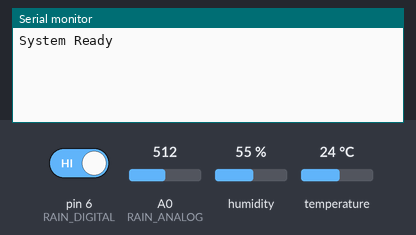
Bench run of a sketch on a simulated Arduino Uno, built with avr-gcc and run on an emulated ATmega328P. On the bench: the last lines printed to the serial monitor. The inputs (shaded band) are chosen by the test bench; at power-on: humidity 55 %, A0 (RAIN_ANALOG) = 512, pin 6 (RAIN_DIGITAL) HIGH, temperature 24 °C. Storage starts empty.

Above: at 1.2 s.
1.3 s: humidity set to 22 %
At 2.4 s:
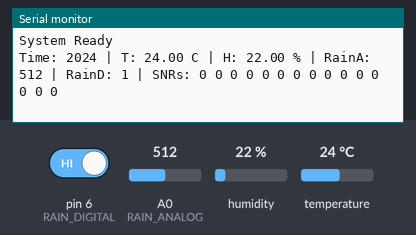
5.5 s: A0 (RAIN_ANALOG) set to 716
At 6.7 s:
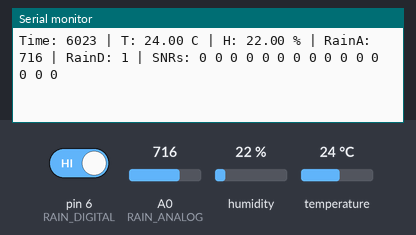
7.0 s: pin 6 (RAIN_DIGITAL) driven LOW
At 8.4 s:
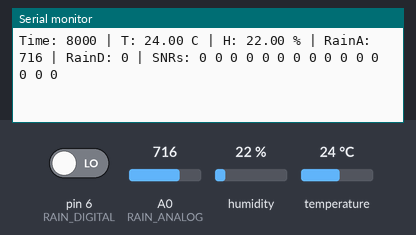
8.5 s: temperature set to 12 °C
10.0 s: A0 (RAIN_ANALOG) set to 900
At 10.9 s:
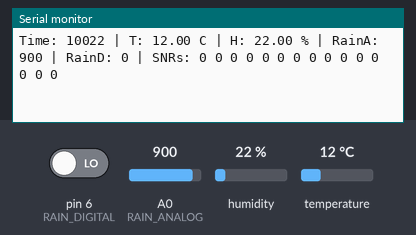
11.5 s: pin 6 (RAIN_DIGITAL) driven HIGH
At 12.8 s:
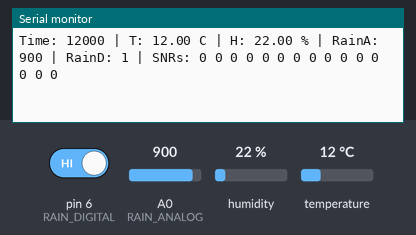
Timing chart, 0 to 14.0 s (numbered marks = the images above; inputs shaded):
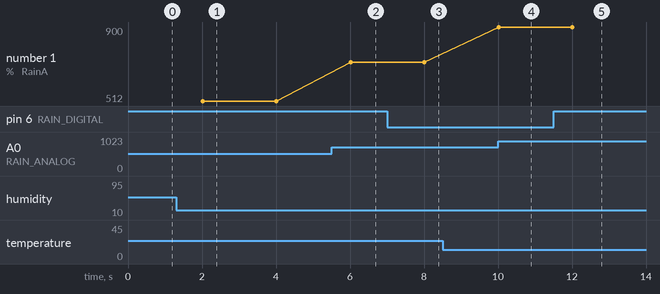

The sketch:

data_collect.ino
```cpp
#include <SoftwareSerial.h>
#include <SPI.h>
#include <SD.h>
#include <DHT.h>

/* ---------- PINS ---------- */
#define GPS_RX 4
#define GPS_TX 3
#define SD_CS 10

#define DHTPIN 5
#define DHTTYPE DHT11

#define RAIN_ANALOG A0
#define RAIN_DIGITAL 6

/* ---------- OBJECTS ---------- */
SoftwareSerial gpsSerial(GPS_RX, GPS_TX);
DHT dht(DHTPIN, DHTTYPE);

/* ---------- GLOBALS ---------- */
String nmeaLine = "";

unsigned long lastLog = 0;
const unsigned long logInterval = 2000;

float temperature = 0;
float humidity = 0;
int rainA = 0;
int rainD = 0;

int snrValues[15];   // store up to 15 satellite SNRs
int snrCount = 0;

/* ---------- SETUP ---------- */
void setup() {
  Serial.begin(9600);
  gpsSerial.begin(9600);
  dht.begin();

  pinMode(RAIN_DIGITAL, INPUT);
  pinMode(SD_CS, OUTPUT);
  digitalWrite(SD_CS, HIGH);

  if (!SD.begin(SD_CS)) {
    Serial.println("SD init failed");
    while (1);
  }

  if (!SD.exists("data.csv")) {
    File f = SD.open("data.csv", FILE_WRITE);
    f.print("Time(ms),Temp(C),Humidity(%),RainAnalog,RainDigital");
    for (int i = 1; i <= 15; i++) {
      f.print(",SNR");
      f.print(i);
    }
    f.println();
    f.close();
  }

  Serial.println("System Ready");
}

/* ---------- LOOP ---------- */
void loop() {

  /* ---- Read GPS continuously ---- */
  while (gpsSerial.available()) {
    char c = gpsSerial.read();

    if (c == '\n') {
      parseGPGSV(nmeaLine);
      nmeaLine = "";
    } else if (c != '\r') {
      nmeaLine += c;
    }
  }

  /* ---- Log every 2 seconds ---- */
  if (millis() - lastLog >= logInterval) {
    lastLog = millis();

    temperature = dht.readTemperature();
    humidity = dht.readHumidity();
    rainA = analogRead(RAIN_ANALOG);
    rainD = digitalRead(RAIN_DIGITAL);

    writeRow();
    clearSNR();
  }
}

/* ---------- GPGSV PARSER ---------- */
void parseGPGSV(String line) {

  if (!line.startsWith("$GPGSV")) return;

  char buffer[150];
  line.toCharArray(buffer, sizeof(buffer));

  char *token = strtok(buffer, ",");
  int field = 0;

  while (token != NULL) {
    field++;

    // Satellite blocks start at field 5
    if (field >= 5 && (field - 5) % 4 == 0) {
      int satID = atoi(token);          // PRN
      strtok(NULL, ",");                // elevation
      strtok(NULL, ",");                // azimuth
      token = strtok(NULL, ",");        // SNR

      int snr = token ? atoi(token) : 0;

      if (snr > 0 && snrCount < 15) {
        snrValues[snrCount++] = snr;
      }
    }

    token = strtok(NULL, ",");
  }
}

/* ---------- WRITE CSV ROW ---------- */
void writeRow() {

  /* ---- SERIAL ---- */
  Serial.print("Time: ");
  Serial.print(millis());
  Serial.print(" | T: ");
  Serial.print(temperature);
  Serial.print(" C | H: ");
  Serial.print(humidity);
  Serial.print(" % | RainA: ");
  Serial.print(rainA);
  Serial.print(" | RainD: ");
  Serial.print(rainD);
  Serial.print(" | SNRs: ");

  for (int i = 0; i < 15; i++) {
    Serial.print(snrValues[i]);
    Serial.print(" ");
  }
  Serial.println();

  /* ---- SD ---- */
  File f = SD.open("data.csv", FILE_WRITE);
  if (f) {
    f.print(millis());
    f.print(",");
    f.print(temperature);
    f.print(",");
    f.print(humidity);
    f.print(",");
    f.print(rainA);
    f.print(",");
    f.print(rainD);

    for (int i = 0; i < 15; i++) {
      f.print(",");
      f.print(snrValues[i]);
    }
    f.println();
    f.close();
  }
}

/* ---------- CLEAR SNR BUFFER ---------- */
void clearSNR() {
  for (int i = 0; i < 15; i++) {
    snrValues[i] = 0;
  }
  snrCount = 0;
}
```

Measured:
- after the input at 1.3 s, the serial monitor: prints a new line after 0.72 s (image 1)
- after the input at 5.5 s, the serial monitor: prints a new line after 0.52 s (image 2)
- after the input at 7.0 s, the serial monitor: prints a new line after 1.0 s (image 3)
- after the input at 10.0 s, the serial monitor: prints a new line at once (image 4)
- after the input at 11.5 s, the serial monitor: prints a new line after 0.50 s (image 5)
- plotted number 1: 512 → 716 after the input at 5.5 s, 716 → 900 after the input at 10.0 s
